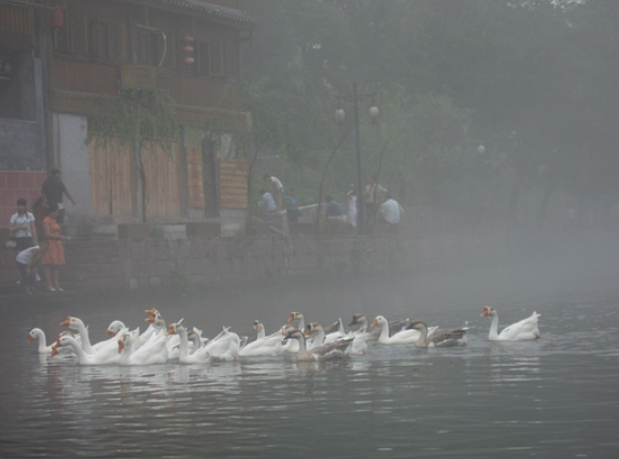
#> input picture 38-ImageEnhancement图像增强/test01.png, 619 x 459 px
$ python '01-直方图均衡化.py'
#> lines starting #> are read from the running program, lines starting #| are printed output that depends on the picture
# -*- coding: utf-8 -*-
import cv2
import numpy as np
import matplotlib.pyplot as plt

#读取图片
img = cv2.imread('test01.png')
#> img is the input picture: shape (459, 619, 3); mean B, G, R 112.6, 113.1, 111.6

#灰度转换
gray = cv2.cvtColor(img, cv2.COLOR_BGR2GRAY)

#直方图均衡化处理
result = cv2.equalizeHist(gray)
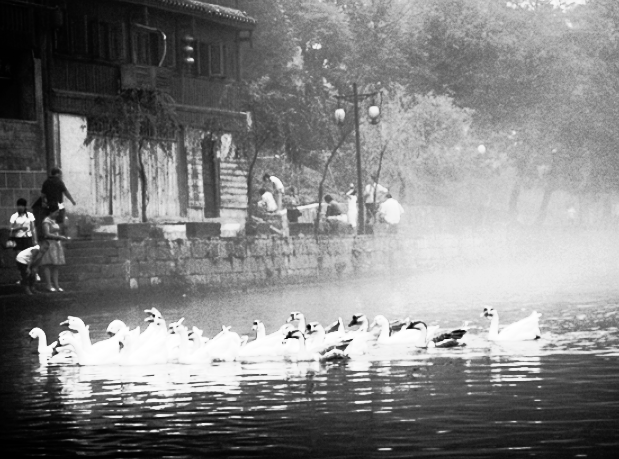
#> result: shape (459, 619); min 0, max 255, mean 130

#显示图像
cv2.imshow("Input", gray)
cv2.imshow("Result", result)
cv2.waitKey(0)
cv2.destroyAllWindows()

$ run again, with 38-ImageEnhancement图像增强/test02.png copied over 38-ImageEnhancement图像增强/test01.png
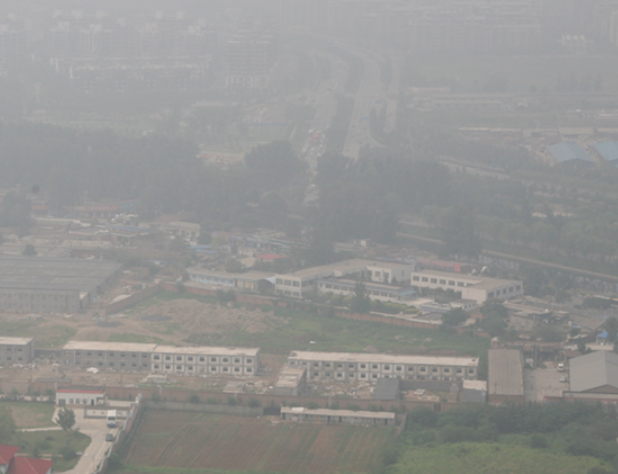
#> input picture 38-ImageEnhancement图像增强/test02.png, 618 x 474 px
#> img is the input picture: shape (474, 618, 3); mean B, G, R 146.2, 148, 148.1
#> `result = cv2.equalizeHist(gray)`:
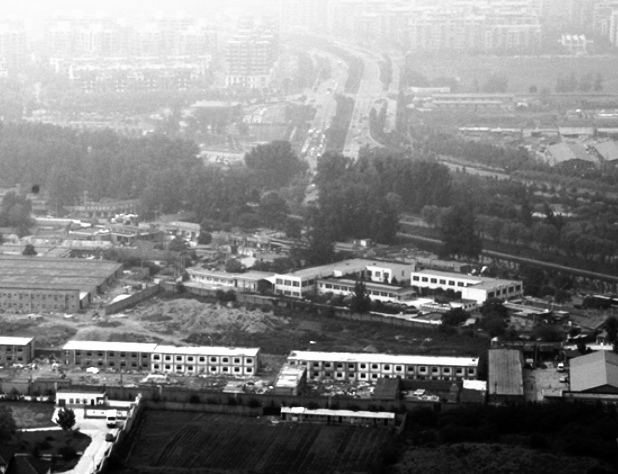
#> result: shape (474, 618); min 0, max 255, mean 129.5
